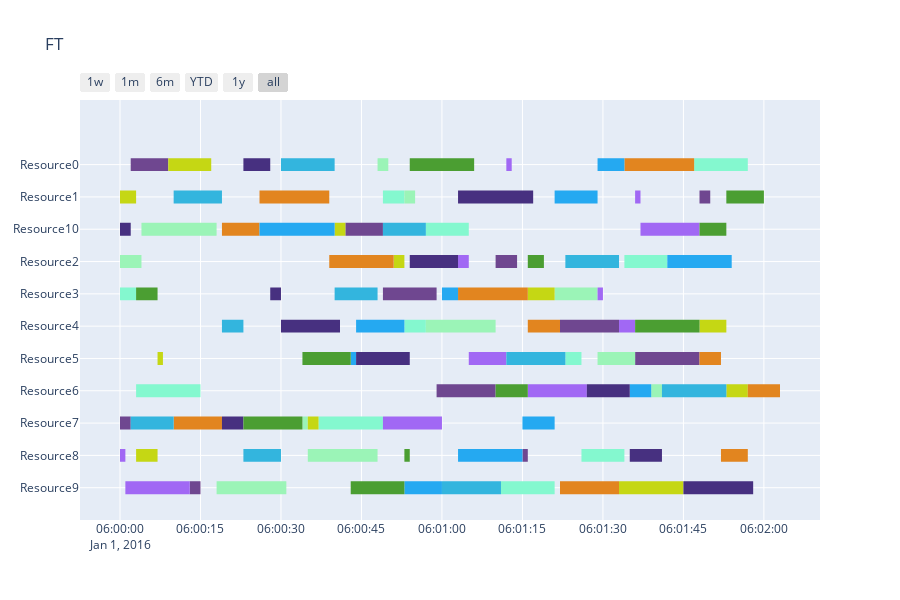

The cell this chart's notebook holds for it:
### Code cell
import collections

from ortools.sat.colab import visualization
from ortools.sat.python import cp_model


def jssp(durations: list[list[int]], machines: list[list[int]]):
    """Solves the ft06 jobshop."""
    # Creates the solver.
    model = cp_model.CpModel()

    machines_count = len(machines[0])
    jobs_count = len(machines)
    all_machines = range(0, machines_count)
    all_jobs = range(0, jobs_count)

    # Tổng thời gian hoàn thành của tất cả các task
    horizon = sum([sum(durations[i]) for i in all_jobs])

    # Tạo một kiểu dữ liệu mới có tên là task_type, dùng để lưu trữ thông tin của mỗi task
    task_type = collections.namedtuple("task_type", "start end interval")

    """
    Ràng buộc thời gian bắt đầu và kết thúc của mỗi task.
    Điều kiện : 
        - Thời gian bắt đầu và kết thúc của mỗi task phải thỏa mãn điều kiện : 0 <= start <= end <= horizon
        -  start + duration = end
    """
    all_tasks = {}
    for i in all_jobs:
        for j in all_machines:
            start_var = model.NewIntVar(0, horizon, "start_%i_%i" % (i, j))
            duration = durations[i][j]
            end_var = model.NewIntVar(0, horizon, "end_%i_%i" % (i, j))
            interval_var = model.NewIntervalVar(
                start_var, duration, end_var, "interval_%i_%i" % (i, j)
            )
            all_tasks[(i, j)] = task_type(
                start=start_var, end=end_var, interval=interval_var
            )

    """
    Ràng buộc mỗi máy chỉ được thực hiện một task tại một thời điểm.
    """
    machine_to_jobs = {}
    for i in all_machines:
        machines_jobs = []
        for j in all_jobs:
            for k in all_machines:
                if machines[j][k] == i:  # Tìm tất cả các task cần thực hiện trên máy i
                    machines_jobs.append(all_tasks[(j, k)].interval)
        machine_to_jobs[i] = machines_jobs
        # Mỗi máy chỉ được thực hiện một task tại một thời điểm (các khoảng thời gian không được chồng lấn lên nhau)
        model.AddNoOverlap(machines_jobs)

    """
    Ràng buộc tuần tự công nghệ: 
        Với mỗi task của job, thời gian bắt đầu của task tiếp theo phải >= thời gian kết thúc của task trước đó.
    """
    for i in all_jobs:
        for j in range(0, machines_count - 1):
            model.Add(all_tasks[(i, j + 1)].start >= all_tasks[(i, j)].end)

    """
    Mục tiêu cần tối ưu:
        Tìm thời gian hoàn thành của job cuối cùng (makespan) là nhỏ nhất.
    """
    obj_var = model.NewIntVar(0, horizon, "makespan")
    model.AddMaxEquality(
        obj_var, [all_tasks[(i, machines_count - 1)].end for i in all_jobs]
    )  # Thời gian lớn nhất để hoàn thành task cuối cùng của tất cả các job chính là thời gian hoàn thành tất cả các jobs (makespan)
    model.Minimize(obj_var)

    # Solve model.
    solver = cp_model.CpSolver()
    solver.parameters.log_search_progress = True
    status = solver.Solve(model)

    # Output solution.
    if status == cp_model.OPTIMAL:
        starts = [
            [solver.Value(all_tasks[(i, j)][0]) for j in all_machines] for i in all_jobs
        ]
        visualization.DisplayJobshop(starts, durations, machines, "FT")
        print(starts)
        print("Optimal makespan: %i" % solver.ObjectiveValue())
        # Print sequences of jobs assigned to each machine.
        starts = [
            [(starts[i][j], machines[i][j]) for j in all_machines] for i in all_jobs
        ]
        starts = [sorted(job, key=lambda x: x[1]) for job in starts]
        job_sq = []
        for start in zip(*starts):
            start_job = sorted(
                [(i, j[0]) for i, j in enumerate(start)], key=lambda x: x[1]
            )
            job_sq.append([i[0] for i in start_job])
        print()
        print("Optimal job sequence: ")
        for i in job_sq:
            print(*i)


if __name__ == "__main__":
    import numpy as np

    np.random.seed(24)
    # generate random data for durations and machines
    n_job = 10
    n_machine = 11
    durations = np.random.randint(1, 15, size=(n_job, n_machine)).tolist()
    machines = [np.random.permutation(n_machine).tolist() for _ in range(n_job)]
    print("Durations: ")
    for duration in durations:
        print(*duration)
    print("Machines: ")
    for machine in machines:
        print(*machine)
    jssp(durations, machines)

### Figure 1 — Plotly figure (JSON) as saved in the notebook; plotly's stock layout.template omitted (floating-point values rounded to 4 significant figures)
{"data": [{"fill": "toself", "fillcolor": "rgb(111, 71, 144)", "hoverinfo": "name", "legendgroup": "rgb(111, 71, 144)", "mode": "none", "name": "Job3", "type": "scatter", "x": ["2016-01-01 6:00:02", "2016-01-01 6:00:09", "2016-01-01 6:00:09", "2016-01-01 6:00:02", "2016-01-01 6:00:02", "2016-01-01 6:01:48", "2016-01-01 6:01:50", "2016-01-01 6:01:50", "2016-01-01 6:01:48", "2016-01-01 6:01:48", "2016-01-01 6:00:42", "2016-01-01 6:00:49", "2016-01-01 6:00:49", "2016-01-01 6:00:42", "2016-01-01 6:00:42", "2016-01-01 6:01:10", "2016-01-01 6:01:14", "2016-01-01 6:01:14", "2016-01-01 6:01:10", "2016-01-01 6:01:10", "2016-01-01 6:00:49", "2016-01-01 6:00:59", "2016-01-01 6:00:59", "2016-01-01 6:00:49", "2016-01-01 6:00:49", "2016-01-01 6:01:22", "2016-01-01 6:01:33", "2016-01-01 6:01:33", "2016-01-01 6:01:22", "2016-01-01 6:01:22", "2016-01-01 6:01:36", "2016-01-01 6:01:48", "2016-01-01 6:01:48", "2016-01-01 6:01:36", "2016-01-01 6:01:36", "2016-01-01 6:00:59", "2016-01-01 6:01:10", "2016-01-01 6:01:10", "2016-01-01 6:00:59", "2016-01-01 6:00:59", "2016-01-01 6:00:00", "2016-01-01 6:00:02", "2016-01-01 6:00:02", "2016-01-01 6:00:00", "2016-01-01 6:00:00", "2016-01-01 6:01:15", "2016-01-01 6:01:16", "2016-01-01 6:01:16", "2016-01-01 6:01:15", "2016-01-01 6:01:15", "2016-01-01 6:00:13", "2016-01-01 6:00:15", "2016-01-01 6:00:15", "2016-01-01 6:00:13"], "y": [9.8, 9.8, 10.2, 10.2, null, 8.8, 8.8, 9.2, 9.2, null, 7.8, 7.8, 8.2, 8.2, null, 6.8, 6.8, 7.2, 7.2, null, 5.8, 5.8, 6.2, 6.2, null, 4.8, 4.8, 5.2, 5.2, null, 3.8, 3.8, 4.2, 4.2, null, 2.8, 2.8, 3.2, 3.2, null, 1.8, 1.8, 2.2, 2.2, null, 0.8, 0.8, 1.2, 1.2, null, -0.2, -0.2, 0.2, 0.2]}, {"fill": "toself", "fillcolor": "rgb(132, 248, 207)", "hoverinfo": "name", "legendgroup": "rgb(132, 248, 207)", "mode": "none", "name": "Job1", "type": "scatter", "x": ["2016-01-01 6:01:47", "2016-01-01 6:01:57", "2016-01-01 6:01:57", "2016-01-01 6:01:47", "2016-01-01 6:01:47", "2016-01-01 6:00:49", "2016-01-01 6:00:53", "2016-01-01 6:00:53", "2016-01-01 6:00:49", "2016-01-01 6:00:49", "2016-01-01 6:00:57", "2016-01-01 6:01:05", "2016-01-01 6:01:05", "2016-01-01 6:00:57", "2016-01-01 6:00:57", "2016-01-01 6:01:34", "2016-01-01 6:01:42", "2016-01-01 6:01:42", "2016-01-01 6:01:34", "2016-01-01 6:01:34", "2016-01-01 6:00:00", "2016-01-01 6:00:03", "2016-01-01 6:00:03", "2016-01-01 6:00:00", "2016-01-01 6:00:00", "2016-01-01 6:00:53", "2016-01-01 6:00:57", "2016-01-01 6:00:57", "2016-01-01 6:00:53", "2016-01-01 6:00:53", "2016-01-01 6:01:23", "2016-01-01 6:01:26", "2016-01-01 6:01:26", "2016-01-01 6:01:23", "2016-01-01 6:01:23", "2016-01-01 6:00:03", "2016-01-01 6:00:15", "2016-01-01 6:00:15", "2016-01-01 6:00:03", "2016-01-01 6:00:03", "2016-01-01 6:00:37", "2016-01-01 6:00:49", "2016-01-01 6:00:49", "2016-01-01 6:00:37", "2016-01-01 6:00:37", "2016-01-01 6:01:26", "2016-01-01 6:01:34", "2016-01-01 6:01:34", "2016-01-01 6:01:26", "2016-01-01 6:01:26", "2016-01-01 6:01:11", "2016-01-01 6:01:21", "2016-01-01 6:01:21", "2016-01-01 6:01:11"], "y": [9.8, 9.8, 10.2, 10.2, null, 8.8, 8.8, 9.2, 9.2, null, 7.8, 7.8, 8.2, 8.2, null, 6.8, 6.8, 7.2, 7.2, null, 5.8, 5.8, 6.2, 6.2, null, 4.8, 4.8, 5.2, 5.2, null, 3.8, 3.8, 4.2, 4.2, null, 2.8, 2.8, 3.2, 3.2, null, 1.8, 1.8, 2.2, 2.2, null, 0.8, 0.8, 1.2, 1.2, null, -0.2, -0.2, 0.2, 0.2]}, {"fill": "toself", "fillcolor": "rgb(155, 244, 183)", "hoverinfo": "name", "legendgroup": "rgb(155, 244, 183)", "mode": "none", "name": "Job2", "type": "scatter", "x": ["2016-01-01 6:00:48", "2016-01-01 6:00:50", "2016-01-01 6:00:50", "2016-01-01 6:00:48", "2016-01-01 6:00:48", "2016-01-01 6:00:53", "2016-01-01 6:00:55", "2016-01-01 6:00:55", "2016-01-01 6:00:53", "2016-01-01 6:00:53", "2016-01-01 6:00:04", "2016-01-01 6:00:18", "2016-01-01 6:00:18", "2016-01-01 6:00:04", "2016-01-01 6:00:04", "2016-01-01 6:00:00", "2016-01-01 6:00:04", "2016-01-01 6:00:04", "2016-01-01 6:00:00", "2016-01-01 6:00:00", "2016-01-01 6:01:21", "2016-01-01 6:01:29", "2016-01-01 6:01:29", "2016-01-01 6:01:21", "2016-01-01 6:01:21", "2016-01-01 6:00:57", "2016-01-01 6:01:10", "2016-01-01 6:01:10", "2016-01-01 6:00:57", "2016-01-01 6:00:57", "2016-01-01 6:01:29", "2016-01-01 6:01:36", "2016-01-01 6:01:36", "2016-01-01 6:01:29", "2016-01-01 6:01:29", "2016-01-01 6:01:39", "2016-01-01 6:01:41", "2016-01-01 6:01:41", "2016-01-01 6:01:39", "2016-01-01 6:01:39", "2016-01-01 6:00:34", "2016-01-01 6:00:35", "2016-01-01 6:00:35", "2016-01-01 6:00:34", "2016-01-01 6:00:34", "2016-01-01 6:00:35", "2016-01-01 6:00:48", "2016-01-01 6:00:48", "2016-01-01 6:00:35", "2016-01-01 6:00:35", "2016-01-01 6:00:18", "2016-01-01 6:00:31", "2016-01-01 6:00:31", "2016-01-01 6:00:18"], "y": [9.8, 9.8, 10.2, 10.2, null, 8.8, 8.8, 9.2, 9.2, null, 7.8, 7.8, 8.2, 8.2, null, 6.8, 6.8, 7.2, 7.2, null, 5.8, 5.8, 6.2, 6.2, null, 4.8, 4.8, 5.2, 5.2, null, 3.8, 3.8, 4.2, 4.2, null, 2.8, 2.8, 3.2, 3.2, null, 1.8, 1.8, 2.2, 2.2, null, 0.8, 0.8, 1.2, 1.2, null, -0.2, -0.2, 0.2, 0.2]}, {"fill": "toself", "fillcolor": "rgb(161, 104, 244)", "hoverinfo": "name", "legendgroup": "rgb(161, 104, 244)", "mode": "none", "name": "Job8", "type": "scatter", "x": ["2016-01-01 6:01:12", "2016-01-01 6:01:13", "2016-01-01 6:01:13", "2016-01-01 6:01:12", "2016-01-01 6:01:12", "2016-01-01 6:01:36", "2016-01-01 6:01:37", "2016-01-01 6:01:37", "2016-01-01 6:01:36", "2016-01-01 6:01:36", "2016-01-01 6:01:37", "2016-01-01 6:01:48", "2016-01-01 6:01:48", "2016-01-01 6:01:37", "2016-01-01 6:01:37", "2016-01-01 6:01:03", "2016-01-01 6:01:05", "2016-01-01 6:01:05", "2016-01-01 6:01:03", "2016-01-01 6:01:03", "2016-01-01 6:01:29", "2016-01-01 6:01:30", "2016-01-01 6:01:30", "2016-01-01 6:01:29", "2016-01-01 6:01:29", "2016-01-01 6:01:33", "2016-01-01 6:01:36", "2016-01-01 6:01:36", "2016-01-01 6:01:33", "2016-01-01 6:01:33", "2016-01-01 6:01:05", "2016-01-01 6:01:12", "2016-01-01 6:01:12", "2016-01-01 6:01:05", "2016-01-01 6:01:05", "2016-01-01 6:01:16", "2016-01-01 6:01:27", "2016-01-01 6:01:27", "2016-01-01 6:01:16", "2016-01-01 6:01:16", "2016-01-01 6:00:49", "2016-01-01 6:01:00", "2016-01-01 6:01:00", "2016-01-01 6:00:49", "2016-01-01 6:00:49", "2016-01-01 6:00:00", "2016-01-01 6:00:01", "2016-01-01 6:00:01", "2016-01-01 6:00:00", "2016-01-01 6:00:00", "2016-01-01 6:00:01", "2016-01-01 6:00:13", "2016-01-01 6:00:13", "2016-01-01 6:00:01"], "y": [9.8, 9.8, 10.2, 10.2, null, 8.8, 8.8, 9.2, 9.2, null, 7.8, 7.8, 8.2, 8.2, null, 6.8, 6.8, 7.2, 7.2, null, 5.8, 5.8, 6.2, 6.2, null, 4.8, 4.8, 5.2, 5.2, null, 3.8, 3.8, 4.2, 4.2, null, 2.8, 2.8, 3.2, 3.2, null, 1.8, 1.8, 2.2, 2.2, null, 0.8, 0.8, 1.2, 1.2, null, -0.2, -0.2, 0.2, 0.2]}, {"fill": "toself", "fillcolor": "rgb(197, 215, 20)", "hoverinfo": "name", "legendgroup": "rgb(197, 215, 20)", "mode": "none", "name": "Job0", "type": "scatter", "x": ["2016-01-01 6:00:09", "2016-01-01 6:00:17", "2016-01-01 6:00:17", "2016-01-01 6:00:09", "2016-01-01 6:00:09", "2016-01-01 6:00:00", "2016-01-01 6:00:03", "2016-01-01 6:00:03", "2016-01-01 6:00:00", "2016-01-01 6:00:00", "2016-01-01 6:00:40", "2016-01-01 6:00:42", "2016-01-01 6:00:42", "2016-01-01 6:00:40", "2016-01-01 6:00:40", "2016-01-01 6:00:51", "2016-01-01 6:00:53", "2016-01-01 6:00:53", "2016-01-01 6:00:51", "2016-01-01 6:00:51", "2016-01-01 6:01:16", "2016-01-01 6:01:21", "2016-01-01 6:01:21", "2016-01-01 6:01:16", "2016-01-01 6:01:16", "2016-01-01 6:01:48", "2016-01-01 6:01:53", "2016-01-01 6:01:53", "2016-01-01 6:01:48", "2016-01-01 6:01:48", "2016-01-01 6:00:07", "2016-01-01 6:00:08", "2016-01-01 6:00:08", "2016-01-01 6:00:07", "2016-01-01 6:00:07", "2016-01-01 6:01:53", "2016-01-01 6:01:57", "2016-01-01 6:01:57", "2016-01-01 6:01:53", "2016-01-01 6:01:53", "2016-01-01 6:00:35", "2016-01-01 6:00:37", "2016-01-01 6:00:37", "2016-01-01 6:00:35", "2016-01-01 6:00:35", "2016-01-01 6:00:03", "2016-01-01 6:00:07", "2016-01-01 6:00:07", "2016-01-01 6:00:03", "2016-01-01 6:00:03", "2016-01-01 6:01:33", "2016-01-01 6:01:45", "2016-01-01 6:01:45", "2016-01-01 6:01:33"], "y": [9.8, 9.8, 10.2, 10.2, null, 8.8, 8.8, 9.2, 9.2, null, 7.8, 7.8, 8.2, 8.2, null, 6.8, 6.8, 7.2, 7.2, null, 5.8, 5.8, 6.2, 6.2, null, 4.8, 4.8, 5.2, 5.2, null, 3.8, 3.8, 4.2, 4.2, null, 2.8, 2.8, 3.2, 3.2, null, 1.8, 1.8, 2.2, 2.2, null, 0.8, 0.8, 1.2, 1.2, null, -0.2, -0.2, 0.2, 0.2]}, {"fill": "toself", "fillcolor": "rgb(226, 133, 31)", "hoverinfo": "name", "legendgroup": "rgb(226, 133, 31)", "mode": "none", "name": "Job9", "type": "scatter", "x": ["2016-01-01 6:01:34", "2016-01-01 6:01:47", "2016-01-01 6:01:47", "2016-01-01 6:01:34", "2016-01-01 6:01:34", "2016-01-01 6:00:26", "2016-01-01 6:00:39", "2016-01-01 6:00:39", "2016-01-01 6:00:26", "2016-01-01 6:00:26", "2016-01-01 6:00:19", "2016-01-01 6:00:26", "2016-01-01 6:00:26", "2016-01-01 6:00:19", "2016-01-01 6:00:19", "2016-01-01 6:00:39", "2016-01-01 6:00:51", "2016-01-01 6:00:51", "2016-01-01 6:00:39", "2016-01-01 6:00:39", "2016-01-01 6:01:03", "2016-01-01 6:01:16", "2016-01-01 6:01:16", "2016-01-01 6:01:03", "2016-01-01 6:01:03", "2016-01-01 6:01:16", "2016-01-01 6:01:22", "2016-01-01 6:01:22", "2016-01-01 6:01:16", "2016-01-01 6:01:16", "2016-01-01 6:01:48", "2016-01-01 6:01:52", "2016-01-01 6:01:52", "2016-01-01 6:01:48", "2016-01-01 6:01:48", "2016-01-01 6:01:57", "2016-01-01 6:02:03", "2016-01-01 6:02:03", "2016-01-01 6:01:57", "2016-01-01 6:01:57", "2016-01-01 6:00:10", "2016-01-01 6:00:19", "2016-01-01 6:00:19", "2016-01-01 6:00:10", "2016-01-01 6:00:10", "2016-01-01 6:01:52", "2016-01-01 6:01:57", "2016-01-01 6:01:57", "2016-01-01 6:01:52", "2016-01-01 6:01:52", "2016-01-01 6:01:22", "2016-01-01 6:01:33", "2016-01-01 6:01:33", "2016-01-01 6:01:22"], "y": [9.8, 9.8, 10.2, 10.2, null, 8.8, 8.8, 9.2, 9.2, null, 7.8, 7.8, 8.2, 8.2, null, 6.8, 6.8, 7.2, 7.2, null, 5.8, 5.8, 6.2, 6.2, null, 4.8, 4.8, 5.2, 5.2, null, 3.8, 3.8, 4.2, 4.2, null, 2.8, 2.8, 3.2, 3.2, null, 1.8, 1.8, 2.2, 2.2, null, 0.8, 0.8, 1.2, 1.2, null, -0.2, -0.2, 0.2, 0.2]}, {"fill": "toself", "fillcolor": "rgb(37, 169, 241)", "hoverinfo": "name", "legendgroup": "rgb(37, 169, 241)", "mode": "none", "name": "Job6", "type": "scatter", "x": ["2016-01-01 6:01:29", "2016-01-01 6:01:34", "2016-01-01 6:01:34", "2016-01-01 6:01:29", "2016-01-01 6:01:29", "2016-01-01 6:01:21", "2016-01-01 6:01:29", "2016-01-01 6:01:29", "2016-01-01 6:01:21", "2016-01-01 6:01:21", "2016-01-01 6:00:26", "2016-01-01 6:00:40", "2016-01-01 6:00:40", "2016-01-01 6:00:26", "2016-01-01 6:00:26", "2016-01-01 6:01:42", "2016-01-01 6:01:54", "2016-01-01 6:01:54", "2016-01-01 6:01:42", "2016-01-01 6:01:42", "2016-01-01 6:01:00", "2016-01-01 6:01:03", "2016-01-01 6:01:03", "2016-01-01 6:01:00", "2016-01-01 6:01:00", "2016-01-01 6:00:44", "2016-01-01 6:00:53", "2016-01-01 6:00:53", "2016-01-01 6:00:44", "2016-01-01 6:00:44", "2016-01-01 6:00:43", "2016-01-01 6:00:44", "2016-01-01 6:00:44", "2016-01-01 6:00:43", "2016-01-01 6:00:43", "2016-01-01 6:01:35", "2016-01-01 6:01:39", "2016-01-01 6:01:39", "2016-01-01 6:01:35", "2016-01-01 6:01:35", "2016-01-01 6:01:15", "2016-01-01 6:01:21", "2016-01-01 6:01:21", "2016-01-01 6:01:15", "2016-01-01 6:01:15", "2016-01-01 6:01:03", "2016-01-01 6:01:15", "2016-01-01 6:01:15", "2016-01-01 6:01:03", "2016-01-01 6:01:03", "2016-01-01 6:00:53", "2016-01-01 6:01:00", "2016-01-01 6:01:00", "2016-01-01 6:00:53"], "y": [9.8, 9.8, 10.2, 10.2, null, 8.8, 8.8, 9.2, 9.2, null, 7.8, 7.8, 8.2, 8.2, null, 6.8, 6.8, 7.2, 7.2, null, 5.8, 5.8, 6.2, 6.2, null, 4.8, 4.8, 5.2, 5.2, null, 3.8, 3.8, 4.2, 4.2, null, 2.8, 2.8, 3.2, 3.2, null, 1.8, 1.8, 2.2, 2.2, null, 0.8, 0.8, 1.2, 1.2, null, -0.2, -0.2, 0.2, 0.2]}, {"fill": "toself", "fillcolor": "rgb(51, 181, 222)", "hoverinfo": "name", "legendgroup": "rgb(51, 181, 222)", "mode": "none", "name": "Job7", "type": "scatter", "x": ["2016-01-01 6:00:30", "2016-01-01 6:00:40", "2016-01-01 6:00:40", "2016-01-01 6:00:30", "2016-01-01 6:00:30", "2016-01-01 6:00:10", "2016-01-01 6:00:19", "2016-01-01 6:00:19", "2016-01-01 6:00:10", "2016-01-01 6:00:10", "2016-01-01 6:00:49", "2016-01-01 6:00:57", "2016-01-01 6:00:57", "2016-01-01 6:00:49", "2016-01-01 6:00:49", "2016-01-01 6:01:23", "2016-01-01 6:01:33", "2016-01-01 6:01:33", "2016-01-01 6:01:23", "2016-01-01 6:01:23", "2016-01-01 6:00:40", "2016-01-01 6:00:48", "2016-01-01 6:00:48", "2016-01-01 6:00:40", "2016-01-01 6:00:40", "2016-01-01 6:00:19", "2016-01-01 6:00:23", "2016-01-01 6:00:23", "2016-01-01 6:00:19", "2016-01-01 6:00:19", "2016-01-01 6:01:12", "2016-01-01 6:01:23", "2016-01-01 6:01:23", "2016-01-01 6:01:12", "2016-01-01 6:01:12", "2016-01-01 6:01:41", "2016-01-01 6:01:53", "2016-01-01 6:01:53", "2016-01-01 6:01:41", "2016-01-01 6:01:41", "2016-01-01 6:00:02", "2016-01-01 6:00:10", "2016-01-01 6:00:10", "2016-01-01 6:00:02", "2016-01-01 6:00:02", "2016-01-01 6:00:23", "2016-01-01 6:00:30", "2016-01-01 6:00:30", "2016-01-01 6:00:23", "2016-01-01 6:00:23", "2016-01-01 6:01:00", "2016-01-01 6:01:11", "2016-01-01 6:01:11", "2016-01-01 6:01:00"], "y": [9.8, 9.8, 10.2, 10.2, null, 8.8, 8.8, 9.2, 9.2, null, 7.8, 7.8, 8.2, 8.2, null, 6.8, 6.8, 7.2, 7.2, null, 5.8, 5.8, 6.2, 6.2, null, 4.8, 4.8, 5.2, 5.2, null, 3.8, 3.8, 4.2, 4.2, null, 2.8, 2.8, 3.2, 3.2, null, 1.8, 1.8, 2.2, 2.2, null, 0.8, 0.8, 1.2, 1.2, null, -0.2, -0.2, 0.2, 0.2]}, {"fill": "toself", "fillcolor": "rgb(71, 48, 128)", "hoverinfo": "name", "legendgroup": "rgb(71, 48, 128)", "mode": "none", "name": "Job4", "type": "scatter", "x": ["2016-01-01 6:00:23", "2016-01-01 6:00:28", "2016-01-01 6:00:28", "2016-01-01 6:00:23", "2016-01-01 6:00:23", "2016-01-01 6:01:03", "2016-01-01 6:01:17", "2016-01-01 6:01:17", "2016-01-01 6:01:03", "2016-01-01 6:01:03", "2016-01-01 6:00:00", "2016-01-01 6:00:02", "2016-01-01 6:00:02", "2016-01-01 6:00:00", "2016-01-01 6:00:00", "2016-01-01 6:00:54", "2016-01-01 6:01:03", "2016-01-01 6:01:03", "2016-01-01 6:00:54", "2016-01-01 6:00:54", "2016-01-01 6:00:28", "2016-01-01 6:00:30", "2016-01-01 6:00:30", "2016-01-01 6:00:28", "2016-01-01 6:00:28", "2016-01-01 6:00:30", "2016-01-01 6:00:41", "2016-01-01 6:00:41", "2016-01-01 6:00:30", "2016-01-01 6:00:30", "2016-01-01 6:00:44", "2016-01-01 6:00:54", "2016-01-01 6:00:54", "2016-01-01 6:00:44", "2016-01-01 6:00:44", "2016-01-01 6:01:27", "2016-01-01 6:01:35", "2016-01-01 6:01:35", "2016-01-01 6:01:27", "2016-01-01 6:01:27", "2016-01-01 6:00:19", "2016-01-01 6:00:23", "2016-01-01 6:00:23", "2016-01-01 6:00:19", "2016-01-01 6:00:19", "2016-01-01 6:01:35", "2016-01-01 6:01:41", "2016-01-01 6:01:41", "2016-01-01 6:01:35", "2016-01-01 6:01:35", "2016-01-01 6:01:45", "2016-01-01 6:01:58", "2016-01-01 6:01:58", "2016-01-01 6:01:45"], "y": [9.8, 9.8, 10.2, 10.2, null, 8.8, 8.8, 9.2, 9.2, null, 7.8, 7.8, 8.2, 8.2, null, 6.8, 6.8, 7.2, 7.2, null, 5.8, 5.8, 6.2, 6.2, null, 4.8, 4.8, 5.2, 5.2, null, 3.8, 3.8, 4.2, 4.2, null, 2.8, 2.8, 3.2, 3.2, null, 1.8, 1.8, 2.2, 2.2, null, 0.8, 0.8, 1.2, 1.2, null, -0.2, -0.2, 0.2, 0.2]}, {"fill": "toself", "fillcolor": "rgb(75, 158, 50)", "hoverinfo": "name", "legendgroup": "rgb(75, 158, 50)", "mode": "none", "name": "Job5", "type": "scatter", "x": ["2016-01-01 6:00:54", "2016-01-01 6:01:06", "2016-01-01 6:01:06", "2016-01-01 6:00:54", "2016-01-01 6:00:54", "2016-01-01 6:01:53", "2016-01-01 6:02:00", "2016-01-01 6:02:00", "2016-01-01 6:01:53", "2016-01-01 6:01:53", "2016-01-01 6:01:48", "2016-01-01 6:01:53", "2016-01-01 6:01:53", "2016-01-01 6:01:48", "2016-01-01 6:01:48", "2016-01-01 6:01:16", "2016-01-01 6:01:19", "2016-01-01 6:01:19", "2016-01-01 6:01:16", "2016-01-01 6:01:16", "2016-01-01 6:00:03", "2016-01-01 6:00:07", "2016-01-01 6:00:07", "2016-01-01 6:00:03", "2016-01-01 6:00:03", "2016-01-01 6:01:36", "2016-01-01 6:01:48", "2016-01-01 6:01:48", "2016-01-01 6:01:36", "2016-01-01 6:01:36", "2016-01-01 6:00:34", "2016-01-01 6:00:43", "2016-01-01 6:00:43", "2016-01-01 6:00:34", "2016-01-01 6:00:34", "2016-01-01 6:01:10", "2016-01-01 6:01:16", "2016-01-01 6:01:16", "2016-01-01 6:01:10", "2016-01-01 6:01:10", "2016-01-01 6:00:23", "2016-01-01 6:00:34", "2016-01-01 6:00:34", "2016-01-01 6:00:23", "2016-01-01 6:00:23", "2016-01-01 6:00:53", "2016-01-01 6:00:54", "2016-01-01 6:00:54", "2016-01-01 6:00:53", "2016-01-01 6:00:53", "2016-01-01 6:00:43", "2016-01-01 6:00:53", "2016-01-01 6:00:53", "2016-01-01 6:00:43"], "y": [9.8, 9.8, 10.2, 10.2, null, 8.8, 8.8, 9.2, 9.2, null, 7.8, 7.8, 8.2, 8.2, null, 6.8, 6.8, 7.2, 7.2, null, 5.8, 5.8, 6.2, 6.2, null, 4.8, 4.8, 5.2, 5.2, null, 3.8, 3.8, 4.2, 4.2, null, 2.8, 2.8, 3.2, 3.2, null, 1.8, 1.8, 2.2, 2.2, null, 0.8, 0.8, 1.2, 1.2, null, -0.2, -0.2, 0.2, 0.2]}, {"legendgroup": "rgb(111, 71, 144)", "marker": {"color": "rgb(111, 71, 144)", "opacity": 0, "size": 1}, "mode": "markers", "name": "", "showlegend": false, "text": [null, null, null, null, null, null, null, null, null, null, null, null, null, null, null, null, null, null, null, null, null, null], "type": "scatter", "x": ["2016-01-01 6:00:02", "2016-01-01 6:00:09", "2016-01-01 6:01:48", "2016-01-01 6:01:50", "2016-01-01 6:00:42", "2016-01-01 6:00:49", "2016-01-01 6:01:10", "2016-01-01 6:01:14", "2016-01-01 6:00:49", "2016-01-01 6:00:59", "2016-01-01 6:01:22", "2016-01-01 6:01:33", "2016-01-01 6:01:36", "2016-01-01 6:01:48", "2016-01-01 6:00:59", "2016-01-01 6:01:10", "2016-01-01 6:00:00", "2016-01-01 6:00:02", "2016-01-01 6:01:15", "2016-01-01 6:01:16", "2016-01-01 6:00:13", "2016-01-01 6:00:15"], "y": [10, 10, 9, 9, 8, 8, 7, 7, 6, 6, 5, 5, 4, 4, 3, 3, 2, 2, 1, 1, 0, 0]}, {"legendgroup": "rgb(132, 248, 207)", "marker": {"color": "rgb(132, 248, 207)", "opacity": 0, "size": 1}, "mode": "markers", "name": "", "showlegend": false, "text": [null, null, null, null, null, null, null, null, null, null, null, null, null, null, null, null, null, null, null, null, null, null], "type": "scatter", "x": ["2016-01-01 6:01:47", "2016-01-01 6:01:57", "2016-01-01 6:00:49", "2016-01-01 6:00:53", "2016-01-01 6:00:57", "2016-01-01 6:01:05", "2016-01-01 6:01:34", "2016-01-01 6:01:42", "2016-01-01 6:00:00", "2016-01-01 6:00:03", "2016-01-01 6:00:53", "2016-01-01 6:00:57", "2016-01-01 6:01:23", "2016-01-01 6:01:26", "2016-01-01 6:00:03", "2016-01-01 6:00:15", "2016-01-01 6:00:37", "2016-01-01 6:00:49", "2016-01-01 6:01:26", "2016-01-01 6:01:34", "2016-01-01 6:01:11", "2016-01-01 6:01:21"], "y": [10, 10, 9, 9, 8, 8, 7, 7, 6, 6, 5, 5, 4, 4, 3, 3, 2, 2, 1, 1, 0, 0]}, {"legendgroup": "rgb(155, 244, 183)", "marker": {"color": "rgb(155, 244, 183)", "opacity": 0, "size": 1}, "mode": "markers", "name": "", "showlegend": false, "text": [null, null, null, null, null, null, null, null, null, null, null, null, null, null, null, null, null, null, null, null, null, null], "type": "scatter", "x": ["2016-01-01 6:00:48", "2016-01-01 6:00:50", "2016-01-01 6:00:53", "2016-01-01 6:00:55", "2016-01-01 6:00:04", "2016-01-01 6:00:18", "2016-01-01 6:00:00", "2016-01-01 6:00:04", "2016-01-01 6:01:21", "2016-01-01 6:01:29", "2016-01-01 6:00:57", "2016-01-01 6:01:10", "2016-01-01 6:01:29", "2016-01-01 6:01:36", "2016-01-01 6:01:39", "2016-01-01 6:01:41", "2016-01-01 6:00:34", "2016-01-01 6:00:35", "2016-01-01 6:00:35", "2016-01-01 6:00:48", "2016-01-01 6:00:18", "2016-01-01 6:00:31"], "y": [10, 10, 9, 9, 8, 8, 7, 7, 6, 6, 5, 5, 4, 4, 3, 3, 2, 2, 1, 1, 0, 0]}, {"legendgroup": "rgb(161, 104, 244)", "marker": {"color": "rgb(161, 104, 244)", "opacity": 0, "size": 1}, "mode": "markers", "name": "", "showlegend": false, "text": [null, null, null, null, null, null, null, null, null, null, null, null, null, null, null, null, null, null, null, null, null, null], "type": "scatter", "x": ["2016-01-01 6:01:12", "2016-01-01 6:01:13", "2016-01-01 6:01:36", "2016-01-01 6:01:37", "2016-01-01 6:01:37", "2016-01-01 6:01:48", "2016-01-01 6:01:03", "2016-01-01 6:01:05", "2016-01-01 6:01:29", "2016-01-01 6:01:30", "2016-01-01 6:01:33", "2016-01-01 6:01:36", "2016-01-01 6:01:05", "2016-01-01 6:01:12", "2016-01-01 6:01:16", "2016-01-01 6:01:27", "2016-01-01 6:00:49", "2016-01-01 6:01:00", "2016-01-01 6:00:00", "2016-01-01 6:00:01", "2016-01-01 6:00:01", "2016-01-01 6:00:13"], "y": [10, 10, 9, 9, 8, 8, 7, 7, 6, 6, 5, 5, 4, 4, 3, 3, 2, 2, 1, 1, 0, 0]}, {"legendgroup": "rgb(197, 215, 20)", "marker": {"color": "rgb(197, 215, 20)", "opacity": 0, "size": 1}, "mode": "markers", "name": "", "showlegend": false, "text": [null, null, null, null, null, null, null, null, null, null, null, null, null, null, null, null, null, null, null, null, null, null], "type": "scatter", "x": ["2016-01-01 6:00:09", "2016-01-01 6:00:17", "2016-01-01 6:00:00", "2016-01-01 6:00:03", "2016-01-01 6:00:40", "2016-01-01 6:00:42", "2016-01-01 6:00:51", "2016-01-01 6:00:53", "2016-01-01 6:01:16", "2016-01-01 6:01:21", "2016-01-01 6:01:48", "2016-01-01 6:01:53", "2016-01-01 6:00:07", "2016-01-01 6:00:08", "2016-01-01 6:01:53", "2016-01-01 6:01:57", "2016-01-01 6:00:35", "2016-01-01 6:00:37", "2016-01-01 6:00:03", "2016-01-01 6:00:07", "2016-01-01 6:01:33", "2016-01-01 6:01:45"], "y": [10, 10, 9, 9, 8, 8, 7, 7, 6, 6, 5, 5, 4, 4, 3, 3, 2, 2, 1, 1, 0, 0]}, {"legendgroup": "rgb(226, 133, 31)", "marker": {"color": "rgb(226, 133, 31)", "opacity": 0, "size": 1}, "mode": "markers", "name": "", "showlegend": false, "text": [null, null, null, null, null, null, null, null, null, null, null, null, null, null, null, null, null, null, null, null, null, null], "type": "scatter", "x": ["2016-01-01 6:01:34", "2016-01-01 6:01:47", "2016-01-01 6:00:26", "2016-01-01 6:00:39", "2016-01-01 6:00:19", "2016-01-01 6:00:26", "2016-01-01 6:00:39", "2016-01-01 6:00:51", "2016-01-01 6:01:03", "2016-01-01 6:01:16", "2016-01-01 6:01:16", "2016-01-01 6:01:22", "2016-01-01 6:01:48", "2016-01-01 6:01:52", "2016-01-01 6:01:57", "2016-01-01 6:02:03", "2016-01-01 6:00:10", "2016-01-01 6:00:19", "2016-01-01 6:01:52", "2016-01-01 6:01:57", "2016-01-01 6:01:22", "2016-01-01 6:01:33"], "y": [10, 10, 9, 9, 8, 8, 7, 7, 6, 6, 5, 5, 4, 4, 3, 3, 2, 2, 1, 1, 0, 0]}, {"legendgroup": "rgb(37, 169, 241)", "marker": {"color": "rgb(37, 169, 241)", "opacity": 0, "size": 1}, "mode": "markers", "name": "", "showlegend": false, "text": [null, null, null, null, null, null, null, null, null, null, null, null, null, null, null, null, null, null, null, null, null, null], "type": "scatter", "x": ["2016-01-01 6:01:29", "2016-01-01 6:01:34", "2016-01-01 6:01:21", "2016-01-01 6:01:29", "2016-01-01 6:00:26", "2016-01-01 6:00:40", "2016-01-01 6:01:42", "2016-01-01 6:01:54", "2016-01-01 6:01:00", "2016-01-01 6:01:03", "2016-01-01 6:00:44", "2016-01-01 6:00:53", "2016-01-01 6:00:43", "2016-01-01 6:00:44", "2016-01-01 6:01:35", "2016-01-01 6:01:39", "2016-01-01 6:01:15", "2016-01-01 6:01:21", "2016-01-01 6:01:03", "2016-01-01 6:01:15", "2016-01-01 6:00:53", "2016-01-01 6:01:00"], "y": [10, 10, 9, 9, 8, 8, 7, 7, 6, 6, 5, 5, 4, 4, 3, 3, 2, 2, 1, 1, 0, 0]}, {"legendgroup": "rgb(51, 181, 222)", "marker": {"color": "rgb(51, 181, 222)", "opacity": 0, "size": 1}, "mode": "markers", "name": "", "showlegend": false, "text": [null, null, null, null, null, null, null, null, null, null, null, null, null, null, null, null, null, null, null, null, null, null], "type": "scatter", "x": ["2016-01-01 6:00:30", "2016-01-01 6:00:40", "2016-01-01 6:00:10", "2016-01-01 6:00:19", "2016-01-01 6:00:49", "2016-01-01 6:00:57", "2016-01-01 6:01:23", "2016-01-01 6:01:33", "2016-01-01 6:00:40", "2016-01-01 6:00:48", "2016-01-01 6:00:19", "2016-01-01 6:00:23", "2016-01-01 6:01:12", "2016-01-01 6:01:23", "2016-01-01 6:01:41", "2016-01-01 6:01:53", "2016-01-01 6:00:02", "2016-01-01 6:00:10", "2016-01-01 6:00:23", "2016-01-01 6:00:30", "2016-01-01 6:01:00", "2016-01-01 6:01:11"], "y": [10, 10, 9, 9, 8, 8, 7, 7, 6, 6, 5, 5, 4, 4, 3, 3, 2, 2, 1, 1, 0, 0]}, {"legendgroup": "rgb(71, 48, 128)", "marker": {"color": "rgb(71, 48, 128)", "opacity": 0, "size": 1}, "mode": "markers", "name": "", "showlegend": false, "text": [null, null, null, null, null, null, null, null, null, null, null, null, null, null, null, null, null, null, null, null, null, null], "type": "scatter", "x": ["2016-01-01 6:00:23", "2016-01-01 6:00:28", "2016-01-01 6:01:03", "2016-01-01 6:01:17", "2016-01-01 6:00:00", "2016-01-01 6:00:02", "2016-01-01 6:00:54", "2016-01-01 6:01:03", "2016-01-01 6:00:28", "2016-01-01 6:00:30", "2016-01-01 6:00:30", "2016-01-01 6:00:41", "2016-01-01 6:00:44", "2016-01-01 6:00:54", "2016-01-01 6:01:27", "2016-01-01 6:01:35", "2016-01-01 6:00:19", "2016-01-01 6:00:23", "2016-01-01 6:01:35", "2016-01-01 6:01:41", "2016-01-01 6:01:45", "2016-01-01 6:01:58"], "y": [10, 10, 9, 9, 8, 8, 7, 7, 6, 6, 5, 5, 4, 4, 3, 3, 2, 2, 1, 1, 0, 0]}, {"legendgroup": "rgb(75, 158, 50)", "marker": {"color": "rgb(75, 158, 50)", "opacity": 0, "size": 1}, "mode": "markers", "name": "", "showlegend": false, "text": [null, null, null, null, null, null, null, null, null, null, null, null, null, null, null, null, null, null, null, null, null, null], "type": "scatter", "x": ["2016-01-01 6:00:54", "2016-01-01 6:01:06", "2016-01-01 6:01:53", "2016-01-01 6:02:00", "2016-01-01 6:01:48", "2016-01-01 6:01:53", "2016-01-01 6:01:16", "2016-01-01 6:01:19", "2016-01-01 6:00:03", "2016-01-01 6:00:07", "2016-01-01 6:01:36", "2016-01-01 6:01:48", "2016-01-01 6:00:34", "2016-01-01 6:00:43", "2016-01-01 6:01:10", "2016-01-01 6:01:16", "2016-01-01 6:00:23", "2016-01-01 6:00:34", "2016-01-01 6:00:53", "2016-01-01 6:00:54", "2016-01-01 6:00:43", "2016-01-01 6:00:53"], "y": [10, 10, 9, 9, 8, 8, 7, 7, 6, 6, 5, 5, 4, 4, 3, 3, 2, 2, 1, 1, 0, 0]}], "layout": {"height": 600, "hovermode": "closest", "showlegend": false, "title": {"text": "FT"}, "xaxis": {"rangeselector": {"buttons": [{"count": 7, "label": "1w", "step": "day", "stepmode": "backward"}, {"count": 1, "label": "1m", "step": "month", "stepmode": "backward"}, {"count": 6, "label": "6m", "step": "month", "stepmode": "backward"}, {"count": 1, "label": "YTD", "step": "year", "stepmode": "todate"}, {"count": 1, "label": "1y", "step": "year", "stepmode": "backward"}, {"step": "all"}]}, "showgrid": true, "type": "date", "zeroline": false}, "yaxis": {"autorange": false, "range": [-1, 12], "showgrid": true, "ticktext": ["Resource9", "Resource8", "Resource7", "Resource6", "Resource5", "Resource4", "Resource3", "Resource2", "Resource10", "Resource1", "Resource0"], "tickvals": [0, 1, 2, 3, 4, 5, 6, 7, 8, 9, 10], "zeroline": false}}}
